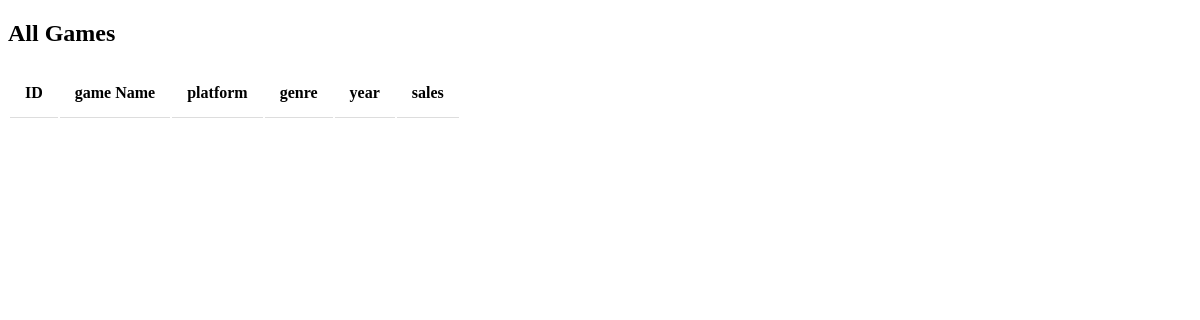
The app's page /admin, older data.
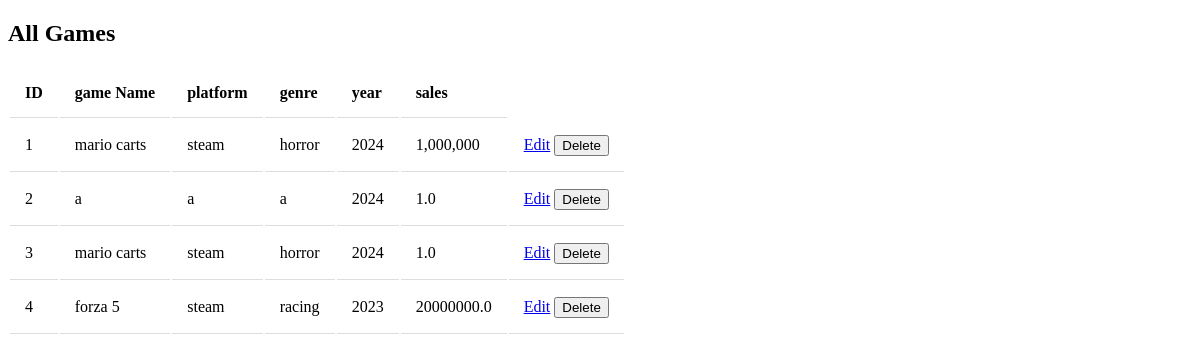
The same page, newer data.
### tables this page shows
CREATE TABLE games (
    id INTEGER PRIMARY KEY AUTOINCREMENT,
    title TEXT NOT NULL,
    platform TEXT NOT NULL,
    genre TEXT NOT NULL,
    year INTEGER NOT NULL,
    sales REAL NOT NULL
);

### app.py (the view)
@app.route('/admin')
def admin():
    conn = get_db_connection()
    sql = "SELECT * FROM games"
    game = conn.execute(sql).fetchall()
    conn.close()
    return render_template('view_users.html',game=game)

### app.py (called while the page is built)
def get_db_connection():
    conn = sqlite3.connect('games.db')
    conn.row_factory = sqlite3.Row
    return conn

### templates/view_users.html (shortened to what this page needs)
<!DOCTYPE html>
<html>
<head>
    <link rel="stylesheet" href="{{ url_for('static', filename='style.css') }}">
</head>
<body>
{% block content %}
<h2>All Games</h2>
<table>
    <thead>
        <tr>
            <th>ID</th>
            <th>game Name</th>
            <th>platform</th>
            <th>genre</th>
            <th>year</th>
            <th>sales</th>
        </tr>
    </thead>
    <tbody>
        {% for game in game %}
        <tr>
            <td>{{ game.id }}</td>
            <td>{{ game.title }}</td>
            <td>{{ game.platform}}</td>
            <td>{{ game.genre }}</td>
            <td>{{ game.year }}</td>
            <td>{{ game.sales}}</td>
            <td>
                <a href="{{ url_for('edit_user', id=game.id) }}">Edit</a>
                <form action="{{ url_for('delete_user', id=game.id) }}" method="post" style="display:inline;">
                    <button type="submit">Delete</button>
                </form>
            </td>
        </tr>
        {% endfor %}
    </tbody>
</table>
{% endblock %}
</body>
</html>

### static/style.css (style rules this page uses)
th, td { border-bottom: 1px solid #ddd; padding: 15px; text-align: left; }

Row changes from the older to the newer data that the page shows:
added games: id "1", title "mario carts", platform "steam", genre "horror", year "2024", sales "1,000,000"
added games: id "2", title "a", platform "a", genre "a", year "2024", sales "1.0"
added games: id "3", title "mario carts", platform "steam", genre "horror", year "2024", sales "1.0"
added games: id "4", title "forza 5", platform "steam", genre "racing", year "2023", sales "20000000.0"
